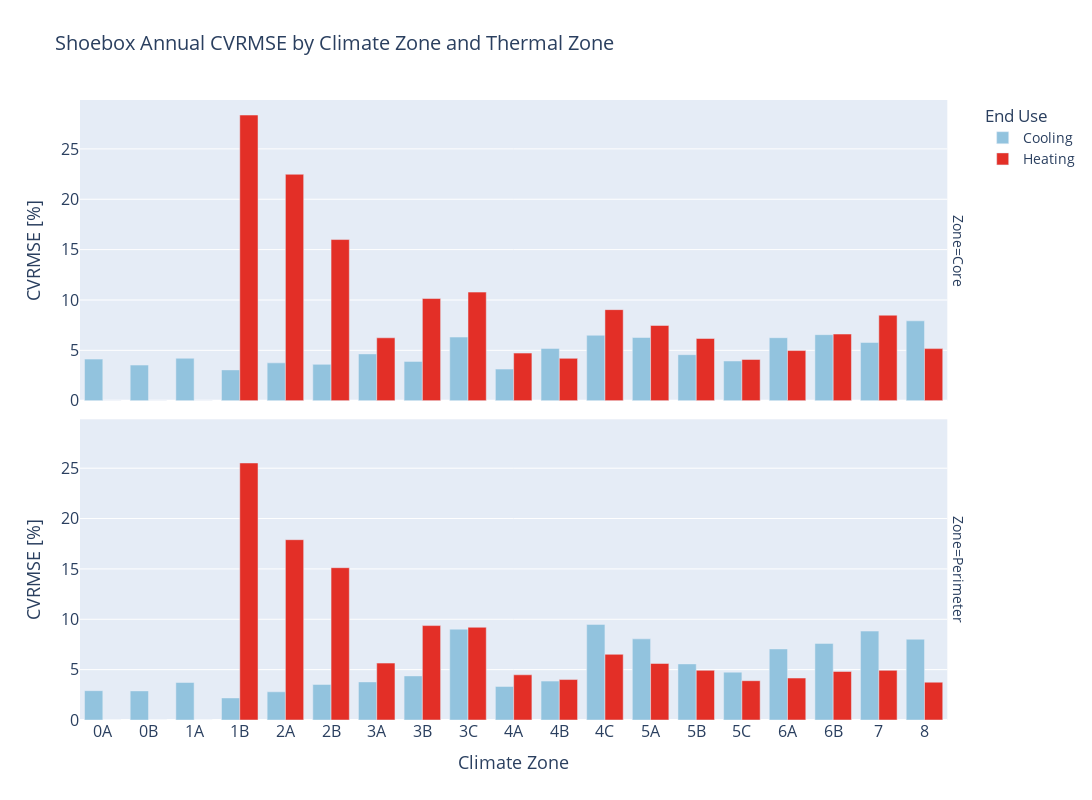

Source (notebook cell):
### Code cell
df_acvrmse = pd.read_hdf("unseen-shoebox-results.hdf", "annual_cvrmse_by_cz_and_zone")
df_acvrmse.columns.names = ["Zone", "End Use"]
df_acvrmse.loc["0A", ("Core", "Heating")] = 0
df_acvrmse.loc["0A", ("Perimeter", "Heating")] = 0
df_acvrmse.loc["0B", ("Core", "Heating")] = 0
df_acvrmse.loc["0B", ("Perimeter", "Heating")] = 0
df_acvrmse.loc["1A", ("Core", "Heating")] = 0
df_acvrmse.loc["1A", ("Perimeter", "Heating")] = 0
# df_acvrmse.loc["1B", ("Core", "Heating")] = 0
# df_acvrmse.loc["1B", ("Perimeter", "Heating")] = 0
# df_acvrmse.loc["2A", ("Core", "Heating")] = 0
# df_acvrmse.loc["2A", ("Perimeter", "Heating")] = 0
# df_acvrmse.loc["2B", ("Core", "Heating")] = 0
# df_acvrmse.loc["2B", ("Perimeter", "Heating")] = 0
fig = px.bar(
    df_acvrmse.melt(ignore_index=False, value_name="CVRMSE [%]").reset_index(),
    title="Shoebox Annual CVRMSE by Climate Zone and Thermal Zone",
    x="CZ",
    y="CVRMSE [%]",
    color="End Use",
    facet_row="Zone",
    barmode="group",
    color_discrete_map={"Heating": "#E32f27", "Cooling": "#92C3DE"},
    labels={"CZ": "Climate Zone"},
    height=800,
    width=1200,
    # log_y=True,
)


fig.update_layout(font_size=14)
fig.update_xaxes(tickfont_size=16)
fig.update_yaxes(tickfont_size=16)
fig.update_xaxes(title_font_size=18)
fig.update_yaxes(title_font_size=18)

### Figure 1 — Plotly figure (JSON) as saved in the notebook; plotly's stock layout.template omitted (floating-point values rounded to 4 significant figures)
{"data": [{"alignmentgroup": "True", "hovertemplate": "End Use=Cooling<br>Zone=Core<br>Climate Zone=%{x}<br>CVRMSE [%]=%{y}<extra></extra>", "legendgroup": "Cooling", "marker": {"color": "#92C3DE", "pattern": {"shape": ""}}, "name": "Cooling", "offsetgroup": "Cooling", "orientation": "v", "showlegend": true, "textposition": "auto", "type": "bar", "x": ["0A", "0B", "1A", "1B", "2A", "2B", "3A", "3B", "3C", "4A", "4B", "4C", "5A", "5B", "5C", "6A", "6B", "7", "8"], "xaxis": "x2", "y": [4.128, 3.537, 4.212, 3.06, 3.756, 3.608, 4.645, 3.902, 6.32, 3.139, 5.193, 6.496, 6.274, 4.569, 3.943, 6.254, 6.557, 5.78, 7.93], "yaxis": "y2"}, {"alignmentgroup": "True", "hovertemplate": "End Use=Cooling<br>Zone=Perimeter<br>Climate Zone=%{x}<br>CVRMSE [%]=%{y}<extra></extra>", "legendgroup": "Cooling", "marker": {"color": "#92C3DE", "pattern": {"shape": ""}}, "name": "Cooling", "offsetgroup": "Cooling", "orientation": "v", "showlegend": false, "textposition": "auto", "type": "bar", "x": ["0A", "0B", "1A", "1B", "2A", "2B", "3A", "3B", "3C", "4A", "4B", "4C", "5A", "5B", "5C", "6A", "6B", "7", "8"], "xaxis": "x", "y": [2.911, 2.888, 3.724, 2.19, 2.798, 3.53, 3.782, 4.378, 9.02, 3.331, 3.862, 9.493, 8.055, 5.569, 4.75, 7.055, 7.604, 8.827, 8.019], "yaxis": "y"}, {"alignmentgroup": "True", "hovertemplate": "End Use=Heating<br>Zone=Core<br>Climate Zone=%{x}<br>CVRMSE [%]=%{y}<extra></extra>", "legendgroup": "Heating", "marker": {"color": "#E32f27", "pattern": {"shape": ""}}, "name": "Heating", "offsetgroup": "Heating", "orientation": "v", "showlegend": true, "textposition": "auto", "type": "bar", "x": ["0A", "0B", "1A", "1B", "2A", "2B", "3A", "3B", "3C", "4A", "4B", "4C", "5A", "5B", "5C", "6A", "6B", "7", "8"], "xaxis": "x2", "y": [0, 0, 0, 28.36, 22.48, 16.0, 6.244, 10.14, 10.78, 4.726, 4.202, 9.042, 7.47, 6.177, 4.093, 4.979, 6.618, 8.488, 5.172], "yaxis": "y2"}, {"alignmentgroup": "True", "hovertemplate": "End Use=Heating<br>Zone=Perimeter<br>Climate Zone=%{x}<br>CVRMSE [%]=%{y}<extra></extra>", "legendgroup": "Heating", "marker": {"color": "#E32f27", "pattern": {"shape": ""}}, "name": "Heating", "offsetgroup": "Heating", "orientation": "v", "showlegend": false, "textposition": "auto", "type": "bar", "x": ["0A", "0B", "1A", "1B", "2A", "2B", "3A", "3B", "3C", "4A", "4B", "4C", "5A", "5B", "5C", "6A", "6B", "7", "8"], "xaxis": "x", "y": [0, 0, 0, 25.52, 17.9, 15.12, 5.65, 9.374, 9.206, 4.487, 4.015, 6.521, 5.612, 4.933, 3.901, 4.164, 4.821, 4.927, 3.754], "yaxis": "y"}], "layout": {"annotations": [{"font": {}, "showarrow": false, "text": "Zone=Perimeter", "textangle": 90, "x": 0.98, "xanchor": "left", "xref": "paper", "y": 0.2425, "yanchor": "middle", "yref": "paper"}, {"font": {}, "showarrow": false, "text": "Zone=Core", "textangle": 90, "x": 0.98, "xanchor": "left", "xref": "paper", "y": 0.7575, "yanchor": "middle", "yref": "paper"}], "barmode": "group", "font": {"size": 14}, "height": 800, "legend": {"title": {"text": "End Use"}, "tracegroupgap": 0}, "title": {"text": "Shoebox Annual CVRMSE by Climate Zone and Thermal Zone"}, "width": 1200, "xaxis": {"anchor": "y", "domain": [0, 0.98], "tickfont": {"size": 16}, "title": {"font": {"size": 18}, "text": "Climate Zone"}}, "xaxis2": {"anchor": "y2", "domain": [0, 0.98], "matches": "x", "showticklabels": false, "tickfont": {"size": 16}, "title": {"font": {"size": 18}}}, "yaxis": {"anchor": "x", "domain": [0, 0.485], "tickfont": {"size": 16}, "title": {"font": {"size": 18}, "text": "CVRMSE [%]"}}, "yaxis2": {"anchor": "x2", "domain": [0.515, 1], "matches": "y", "tickfont": {"size": 16}, "title": {"font": {"size": 18}, "text": "CVRMSE [%]"}}}}
